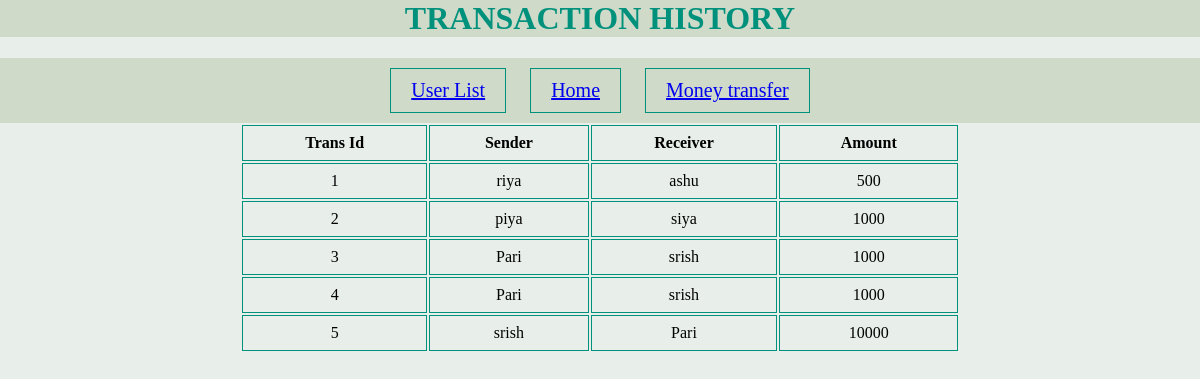
The app's page /trans.php with its own data.
### tables this page shows
CREATE TABLE `trans` (
  `Trans Id` int(20) NOT NULL,
  `Sender` varchar(20) NOT NULL,
  `Receiver` varchar(20) NOT NULL,
  `Amount` int(20) NOT NULL
);

### trans.php (the view, shortened to what this page needs)
<?php
include 'connection.php';
?>
<!DOCTYPE html>
<html lang="en" dir="ltr">
<head>
  <link rel="stylesheet" href="css/styles.css">
</head>
<body>
    <div class="">
<h1>TRANSACTION HISTORY</h1>
</div>
<?php $sql = "SELECT * FROM `trans`";
    $result = $conn->query($sql);
?>
<div >
      <button class="btn btn1"><a href="user.php">User List</a></button>
      <button class="btn btn2"><a href="index.php">Home</a></button>
      <button class="btn btn3"><a href="mt.php">Money transfer</a></button>
    </div>
<table class="center">
  <tr>
    <th>Trans Id</th>
    <th>Sender</th>
    <th>Receiver</th>
    <th>Amount</th>
  </tr>
  <?php while($row = mysqli_fetch_array($result)):?>
        <tr >
          <td><?php echo $row['Trans Id'];?></td>
          <td> <?php echo $row['Sender'];?></td>
          <td><?php echo $row['Receiver'];?></td>
          <td><?php echo $row['Amount'];?></td>
        </tr>
        <?php endwhile;?>
</table>
</body>
</html>

### styles.css (style rules this page uses)
body { margin: 0; background-color: #e8efeb; }
div { background-color: #cfdac8; }
h1 { margin-top: 0; color: #00917c; }
.btn { border: 1px solid #00917c; background: none; padding: 10px 20px; font-size: 20px; font-family: "montserrat"; cursor: pointer; margin: 10px; transition: 0.8s; position: relative; overflow: hidden; }
.btn1,.btn2,.btn3 { color: #00917c; }
.btn::before { position: absolute; left: 0; width: 100%; height: 0%; background: #00917c; z-index: 0; transition: 0.8s; }
.btn1::before,.btn3::before { top: 0; border-radius: 0 0 50% 50%; }
.btn2::before,.btn4::before { bottom: 0; border-radius: 50% 50% 0 0; }

### trans.php (style rules this page uses)
table { width: 60%; }
td, th { border: 1px solid #00917c; text-align: center; padding: 8px; }
h1 { text-align: center; }
body { text-align: center; background-color: #e8efeb; }
.center { margin-left: auto; margin-right: auto; }
div { background-color: #cfdac8; }

### records on screen
trans: Trans Id "1", Sender "riya", Receiver "ashu", Amount "500"
trans: Trans Id "2", Sender "piya", Receiver "siya", Amount "1000"
trans: Trans Id "3", Sender "Pari", Receiver "srish", Amount "1000"
trans: Trans Id "4", Sender "Pari", Receiver "srish", Amount "1000"
trans: Trans Id "5", Sender "srish", Receiver "Pari", Amount "10000"
